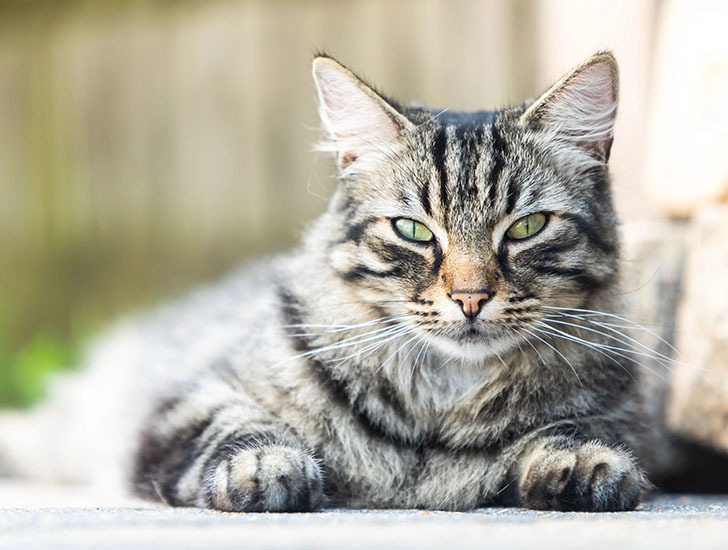
#> input picture Computer_Vision_Lab/SHAPE/image1.jpg, 728 x 550 px
$ jupyter execute Shape.ipynb
#> lines starting #> are read from the running program, lines starting #| are printed output that depends on the picture; after the words box and inside, x2 and y2 are one past the last pixel; in counts of white or black regions, pixels touching at a corner belong together; long printed decimals are rounded
# **Question 3**

Design and implement a method to determine whether to shapes are similar using geometric moments Compute normalised central moments and hue moments.

[cell 1]
import cv2
import numpy as np
import matplotlib.pyplot as plt

[cell 2]
img1 = cv2.imread("image1.jpg", cv2.IMREAD_GRAYSCALE)
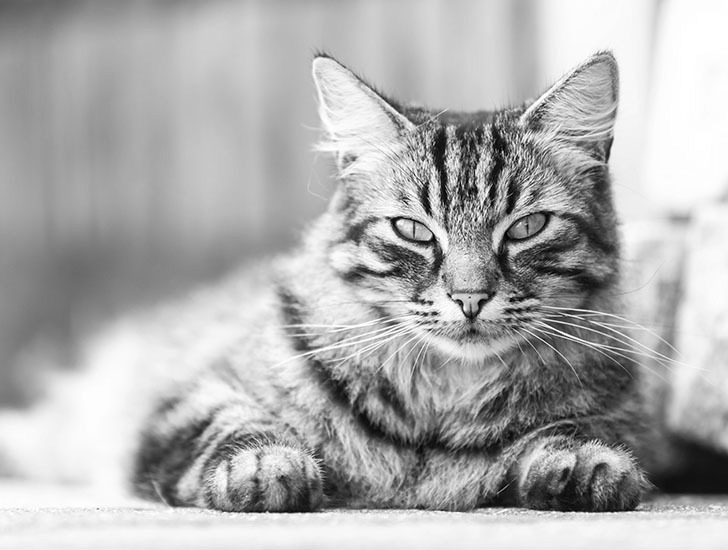
#> img1: shape (550, 728); min 0, max 255, mean 174.5
img2 = cv2.imread("image2.jpg", cv2.IMREAD_GRAYSCALE)
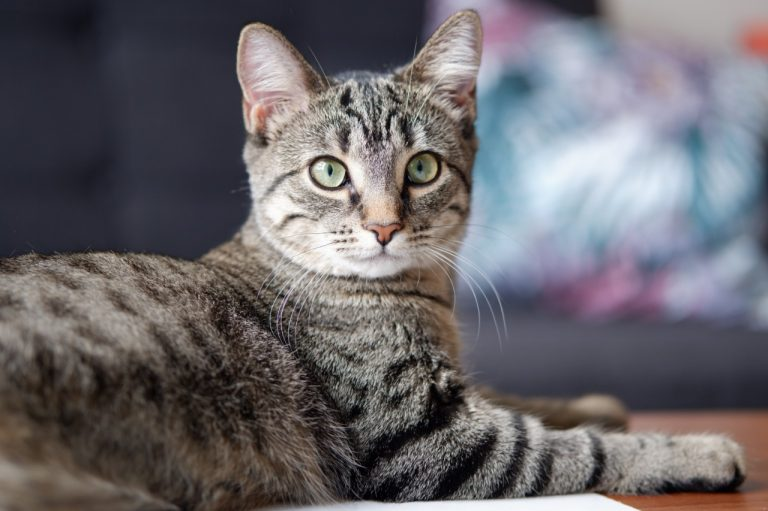
#> input picture Computer_Vision_Lab/SHAPE/image2.jpg, 768 x 511 px
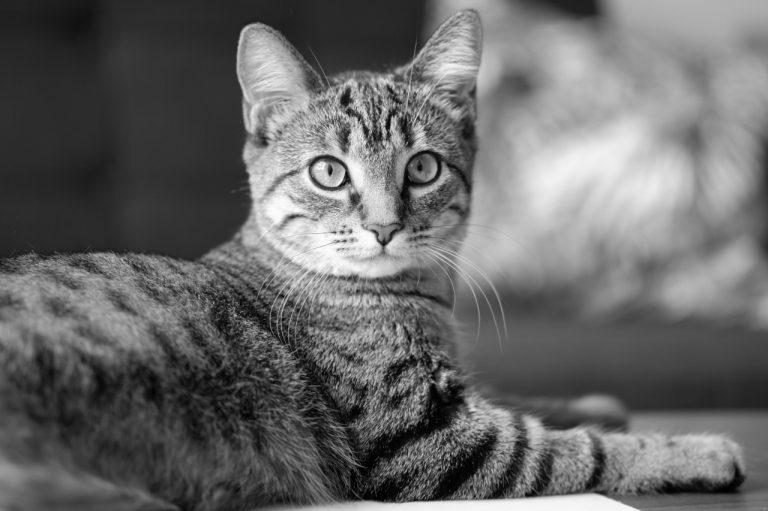
#> img2: shape (511, 768); min 0, max 255, mean 103.8

plt.figure(figsize=(10,4))

plt.subplot(1,2,1)
plt.title("Shape 1")
plt.imshow(img1, cmap='gray')

plt.subplot(1,2,2)
plt.title("Shape 2")
plt.imshow(img2, cmap='gray')

plt.show()
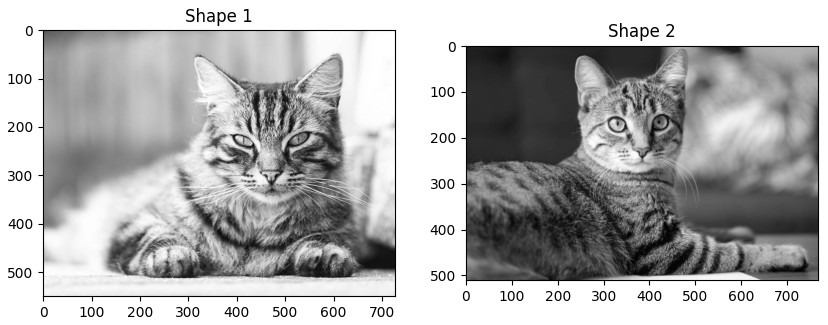
#> figure drawn by matplotlib, 2 panels

[cell 3]
_, bin1 = cv2.threshold(img1, 127, 255, cv2.THRESH_BINARY)
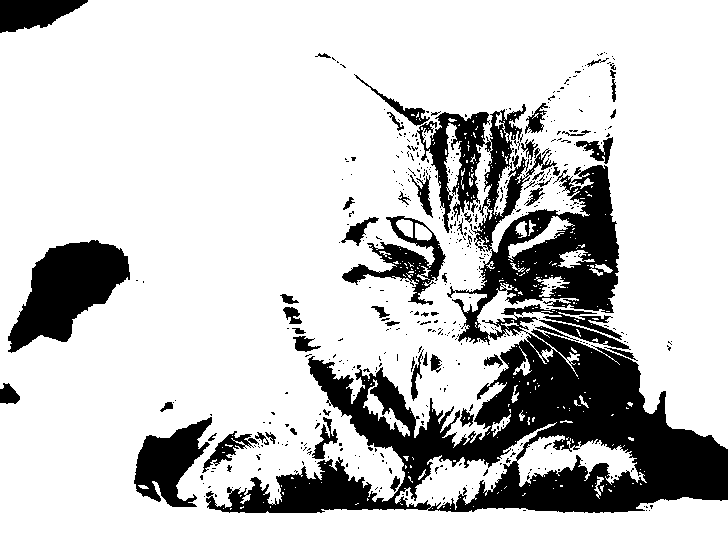
#> bin1: shape (550, 728); 79.3% white; 488 black regions (430 under 20 px), largest, box (x1, y1, x2, y2) and area: (206, 104, 728, 513) 58634, (8, 240, 130, 353) 7438, (134, 417, 212, 507) 3671
_, bin2 = cv2.threshold(img2, 127, 255, cv2.THRESH_BINARY)
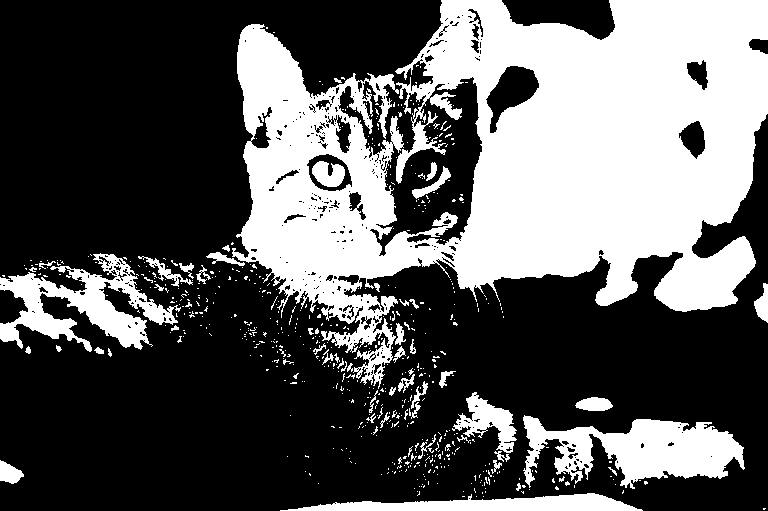
#> bin2: shape (511, 768); 35.8% white; 617 white regions (563 under 20 px), largest, box (x1, y1, x2, y2) and area: (232, 0, 768, 389) 112628, (523, 415, 745, 489) 8863, (0, 253, 181, 352) 7002

plt.figure(figsize=(10,4))

plt.subplot(1,2,1)
plt.title("Binary Shape 1")
plt.imshow(bin1, cmap='gray')

plt.subplot(1,2,2)
plt.title("Binary Shape 2")
plt.imshow(bin2, cmap='gray')

plt.show()

[cell 4]
moments1 = cv2.moments(bin1)
#> moments1 = moments, m00 80982900, centre m10/m00, m01/m00 = (343.9, 255.4)
moments2 = cv2.moments(bin2)
#> moments2 = moments, m00 35859120, centre m10/m00, m01/m00 = (499.3, 203.6)

print("Geometric Moments for Shape 1:\n")
for key, value in moments1.items():
    print(f"{key}: {value}")
#> this loop made 24 passes
#> (key, value) on passes 1 to 12: ('m00', 80982900), ('m10', 2.78e+10), ('m01', 2.07e+10), ('m20', 1.32e+13), ('m11', 6.88e+12), ('m02', 7.39e+12), ('m30', 7.19e+15), ('m21', 3.22e+15), ('m12', 2.43e+15), ('m03', 3.04e+15), ('mu20', 3.63e+12), ('mu11', -2.32e+11)
#| m00: 80982900.0
#| m10: 27846786675.0
#| m01: 20679507030.0
#| m20: 13203541319805.0
#| m11: 6879091245315.0
#| m02: 7392732191670.0
#| m30: 7193636744928195.0
#| m21: 3215867172073005.0
#> (further printed lines are left out)

print("\n---------------------------------\n")

print("Geometric Moments for Shape 2:\n")
for key, value in moments2.items():
    print(f"{key}: {value}")
#> this loop made 24 passes
#> (key, value) on passes 1 to 12: ('m00', 35859120), ('m10', 1.79e+10), ('m01', 7.3e+09), ('m20', 1.01e+13), ('m11', 3.51e+12), ('m02', 2.06e+12), ('m30', 6.05e+15), ('m21', 1.95e+15), ('m12', 9.93e+14), ('m03', 6.98e+14), ('mu20', 1.15e+12), ('mu11', -1.33e+11)
#| m00: 35859120.0
#| m10: 17904069945.0
#| m01: 7301788575.0
#| m20: 10084604957865.0
#| m11: 3512276511135.0
#| m02: 2061336585675.0
#| m30: 6047699157340695.0
#| m21: 1945169709995175.0
#> (further printed lines are left out)

[cell 5]
print("\nNormalized Central Moments (Shape 1):\n")
for key in moments1:
    if "nu" in key:
        print(f"{key}: {moments1[key]}")
#> this loop made 24 passes
#> key on passes 1 to 12: 'm00', 'm10', 'm01', 'm20', 'm11', 'm02', 'm30', 'm21', 'm12', 'm03', 'mu20', 'mu11'
#| nu20: 0.0005532
#| nu11: -3.5339679271937765e-05
#| nu02: 0.0003221
#| nu30: 2.682559448297626e-06
#| nu21: 6.180368650116596e-08
#| nu12: 5.5944359860552744e-08
#| nu03: 1.1767343057928287e-06

print("\n-----------------------------\n")

print("Normalized Central Moments (Shape 2):\n")
for key in moments2:
    if "nu" in key:
        print(f"{key}: {moments2[key]}")

[cell 6]
hu1 = cv2.HuMoments(moments1)
#> hu1 = [0.000875, 5.84e-08, 7.31e-12, 9.03e-12, -5.79e-24, 9e-16, -7.32e-23]
hu2 = cv2.HuMoments(moments2)
#> hu2 = [0.00134, 2.4e-07, 5.96e-10, 2.97e-10, 9.82e-21, 1.14e-13, 1.24e-19]

print("\nHu Moments for Shape 1:\n")
for i in range(7):
    print(f"Hu[{i+1}] =", hu1[i][0])
#> this loop made 7 passes
#| Hu[1] = 0.0008753
#| Hu[2] = 5.843447211988955e-08
#| Hu[3] = 7.306570488149015e-12
#| Hu[4] = 9.033379465652486e-12
#| Hu[5] = -5.7859979639560515e-24
#| Hu[6] = 8.995669183786829e-16
#| Hu[7] = -7.316076351536025e-23

print("\n--------------------------\n")

print("Hu Moments for Shape 2:\n")
for i in range(7):
    print(f"Hu[{i+1}] =", hu2[i][0])

[cell 7]
def log_transform(hu):
    hu_log = []
    for val in hu:
        hu_log.append(-np.sign(val) * np.log10(abs(val)+1e-10))
#> this loop made 7 passes
#> val on passes 1 to 7: [0.000875], [5.84e-08], [7.31e-12], [9.03e-12], [-5.79e-24], [9e-16], [-7.32e-23]
#> after the loop, hu_log = [[3.06], [7.23], [9.97], [9.96], [-10], [10], [-10]]
    return np.array(hu_log)

hu1_log = log_transform(hu1)
#> hu1_log = [3.06, 7.23, 9.97, 9.96, -10, 10, -10]
hu2_log = log_transform(hu2)
#> the loop in log_transform (call 2), `for val in hu:` made 7 passes
#> val on passes 1 to 7: [0.00134], [2.4e-07], [5.96e-10], [2.97e-10], [9.82e-21], [1.14e-13], [1.24e-19]
#> hu2_log = [2.87, 6.62, 9.16, 9.4, 10, 10, 10]

print("Log Hu Moments Shape 1:\n", hu1_log)
#| Log Hu Moments Shape 1:
#|  [[  3.058]
#|  [  7.233]
#|  [  9.969]
#|  [  9.962]
#|  [-10.        ]
#|  [  10.000]
#|  [-10.        ]]
print("\nLog Hu Moments Shape 2:\n", hu2_log)
#| Log Hu Moments Shape 2:
#|  [[ 2.874]
#|  [ 6.619]
#|  [ 9.158]
#|  [ 9.402]
#|  [10.        ]
#|  [ 10.000 ]
#|  [10.        ]]

[cell 8]
distance = np.sum(np.abs(hu1_log - hu2_log))
#> distance = 42.17

print("\nSimilarity Distance:", distance)
#| Similarity Distance: 42.170

threshold = 0.5

if distance < threshold:
    print("\nShapes are SIMILAR")
else:
    print("\nShapes are DIFFERENT")
